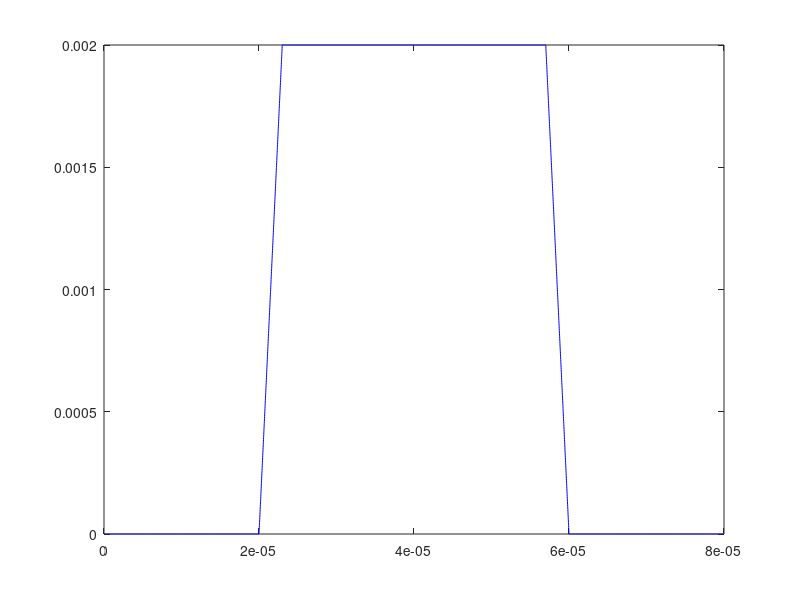
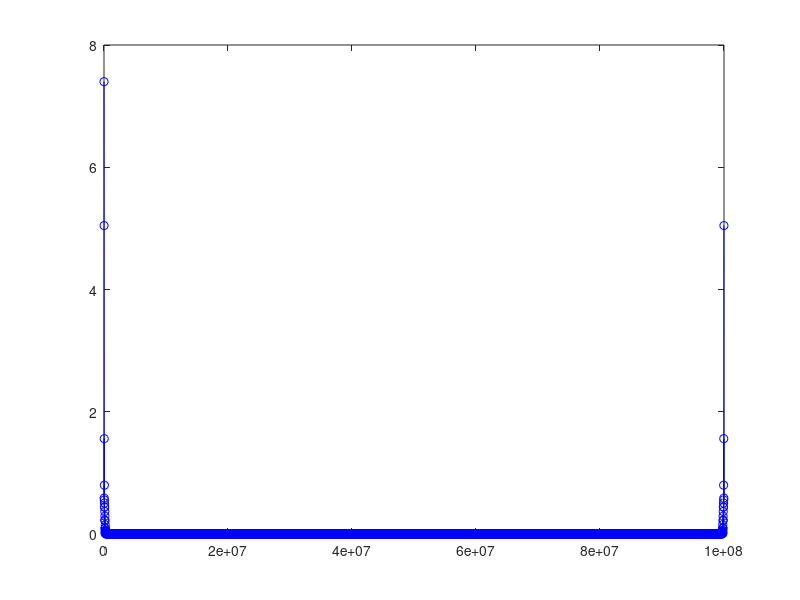

Source code (MATLAB) for these figures, in order: (Note: this script raises an error after producing the figures.)
% Dispersion Correction of linear elastic longitudinal pulses on a Kolsky
% bar apparatus
% Written by, Vignesh Kannan, Ramesh Lab, Latrobe 026
% plot syntax: plot(x,y,'--gs',...
%    'LineWidth',2,...
%    'MarkerSize',10,...
%    'MarkerEdgeColor','b',...
%    'MarkerFaceColor',[0.5,0.5,0.5])
function [Signal_corr,Time]=Disp_corr_trapz_latest()
clc;
close all;
%% input parameters
Fs=100e6;
Trec=80e-6;
D=7.155e-3;
co=5000;
z=622.5e-3;
%% Time vector
Np=Fs*Trec;
Np=int64(Np);
Time=zeros(Np,1);
Time(1,1)=0;
Ts=1/Fs;
for i=2:Np
    Time(i)=Time(i-1)+Ts;
end
%% Create and plot the artificial trapezoid
Signal=zeros(Np,1);
Signal(1,1)=0;
for i=2:Np
    if Time(i)<=20e-6
        Signal(i)=0;
    else if Time(i)<=23e-6
            Signal(i)=(0.002/3e-6)*(Time(i)-20e-6)+0;
        else if Time(i)<=57e-6
                Signal(i)=0.002;
            else if Time(i)<=60e-6
                    Signal(i)=(-0.002/3e-6)*(Time(i)-57e-6)+0.002;
                else
                    Signal(i)=0;
                end
            end
        end
    end
end
figure;
plot(Time,Signal,'-b');
%% Create Signal2
% A=[0;0;0.006;0.006];
% omega=[2*pi/200e-6;2*pi*10e6;2*pi*1e6];
% Signal(:,1)=A(1)*sin(omega(1)*Time(:,1))+A(2)*sin(omega(2)*Time(:,1))+A(3)*sin(omega(3)*Time(:,1))+A(4);
% figure;
% plot(Time,Signal,'-b');
%% Calculate the Fourier Transform
   %% Using matlab's fft function
   F1=fft(Signal);
   %Frequency vector
   freq=zeros(Np,1);
   for i=1:Np
       freq(i,1)=(i-1)*(Fs/Np);
   end
   figure;
   plot(freq(1:Np),abs(F1(1:Np)),'-ob');
      %% Reconstruct the signal
      Signal_reconst=ifft(F1(1:Np),'symmetric');
      figure;
      plot(Time(1:Np),Signal_reconst(1:Np),'-b','LineWidth',2);
      title('Reconstructed Signal from modified frequency spectrum','FontSize',18,'FontName','Arial Narrow');
      xlabel('Time (s)','FontSize',14,'FontName','Arial');
      ylabel('Signal (arb)','FontSize',14,'FontName','Arial');
      grid on;
%% Dispersion Relation for a cylindrical bar
   %% Use Pochammer-Chree solution
   omega=2*pi*freq;
%    [wn,c_p]=Solve_PochchammerChree_latest(omega);
   %% Use Bancroft's data to plot an empirical function of phase velocity as a function of frequency
   % Bancroft Data 
   d=zeros(27,1);
   d(1,1)=0;
   for i=2:21
       d(i,1)=d(i-1,1)+0.05;
   end
   d(22:27,1)=[1.2;1.4;1.6;1.8;2.0;10];
   Cno=[1;0.99944;0.99774;0.99482;0.99054;0.98466;0.97691;0.96688;0.95410;0.93810;0.91854;0.89549;0.86964;0.84222;0.81466;0.78818;0.76357;0.74125;0.72130;
       0.70365;0.68814;0.64321;0.61687;0.60111;0.59139;0.58524;0.57516];
   %% plot data
%    figure;
%    plot(d,Cno,'-ob','LineWidth',2);
%    hold on;
%    plot(D*wn/(2*pi),c_p/co);
%    title('C_n/C_o Vs d/\lambda','FontSize',18,'FontName','Arial Narrow');
%    xlabel('d/\lambda','FontSize',14,'FontName','Arial');
%    ylabel('C_n/C_o','FontSize',14,'FontName','Arial');
%    legend({'Bancroft(1941)','P-C solution'},'FontSize',18,'FontWeight','bold');
%    grid on;
   
   % Replot Bancroft's data as Cn/Co Vs d\nu/C_o
   dnu=d.*Cno;
      %% Curve fit (Empirical function) from Bancroft's data(1941):Cn/Co Vs d\nu/C_o
   % Form of equation given by Felice(1986)
   syms x y;
   y=0.575+0.4189/(63.04*x^4-62.43*x^3+27.76*x^2-7.731*x^1.5+1);
   %% plot bancroft's data and the curve fit
   figure;
   plot(dnu,Cno,'ob','LineWidth',2);
   hold on;
   ezplot(y,[0,6,0.5,1]);
   hold on;
   size(omega)
%    size(c_p)
%    plot(D*omega/(2*pi*co),c_p/co);
%    title('(\nu=0.3) : C_n/C_o Vs d\nu/C_o','FontSize',18,'FontName','Arial Narrow');
%    xlabel('d\nu/C_o','FontSize',18,'FontName','Arial');
%    ylabel('C_n/C_o','FontSize',18,'FontName','Arial');
%    legend({'Bancroft(1941)','Curve fit (Felice(1986)'},'FontSize',18,'FontWeight','bold');
%    grid on;
%% Dispersion Correction
% Calculate phase shift as a function of frequency and apply this to the
% inverse fft
   %% Calculate values of Cn for the data
   cn=zeros(Np,1);
   a=D*freq(1,1)/co;
   cn(1,1)=co*(0.575+0.4189/(63.04*a^4-62.43*a^3+27.76*a^2-7.731*a^1.5+1));
   for i=2:Np
       if i<=Np/2+1
           a=D*freq(i,1)/co;
       else
           a=D*freq(Np+2-i,1)/co;
       end
       cn(i,1)=co*(0.575+0.4189/(63.04*a^4-62.43*a^3+27.76*a^2-7.731*a^1.5+1)); 
   end
   figure;
   plot(freq,cn,'-b','LineWidth',2);
   title('Cn Vs freq','FontSize',18,'FontName','Arial Narrow');
   xlabel('\nu (s^{-1})','FontSize',18,'FontName','Arial');
   ylabel('Phase velocity: C_n (m/s)','FontSize',18,'FontName','Arial');
   grid on;
   %% Phase shift: an array of the same size as the fft array
   phi=zeros(Np,1);
   phi(1)=2*pi*freq(1)*z*(1/co-1/cn(1,1));
   for i=2:Np
       if i<=Np/2+1
           phi(i)=2*pi*freq(i)*z*(1/co-1/cn(i,1));
       else
           phi(i)=2*pi*freq(Np+2-i)*z*(1/co-1/cn(i,1));
       end
   end
   figure;
   plot(freq,phi,'-b','LineWidth',2);
   title('Cn Vs Phase shift','FontSize',18,'FontName','Arial Narrow');
   xlabel('\nu (s^{-1})','FontSize',18,'FontName','Arial');
   ylabel('Phase shift: \phi (rad)','FontSize',18,'FontName','Arial');
   grid on;
   %% Plot the phase shift and the phase velocities 
   figure;
   hold on;
   [X_1,Y1_1,Y2_1]=plotyy(freq,cn,freq,phi);
   title('C_n and \phi as function of \nu','FontSize',18,'FontName','Arial Narrow')
   xlabel('freq: \nu (s^{-1})','FontSize',14,'FontName','Arial');
   ylabel(X_1(1),'Phase Velocity (m/s) ','FontSize',14,'FontName','Arial');
   ylabel(X_1(2),'Phase shift (rad)','FontSize',14,'FontName','Arial');
   set(Y1_1,'linewidth',0.5,'color','blue','LineWidth',2);
   set(Y2_1,'linewidth',0.5,'color','red','LineWidth',2);
   grid on;
   hold off;
%% Dispersion Correction
   %% Correction is done for the fourier coefficients of the transform
   % Matlab's fft: X(k)=sum_j(x(j)exp(-i 2pi/N (j-1) (k-1)))
   % x=sum(X(k)exp(-i 2pi freq_n t))
   % adding a phase shift to the arguement of the above function,
   % x_new=sum(X_new(k) exp(-i 2pi freq_n t)); X_new(k)=X(cos(phi(k))+isin(phi(k)))
   F_new=zeros(Np,1);
   for i=1:Np
       F_new(i,1)=F1(i,1)*complex(cos(phi(i)),sin(phi(i)));
   end
   
   figure;
   plot(freq,abs(F1),'-ob','LineWidth',2);
   hold on;
   plot(freq,abs(F_new),'-or','LineWidth',2);
   title('Original and corrected fourier coefficients','FontSize',18,'FontName','Arial Narrow')
   xlabel('freq: \nu (s^{-1})','FontSize',14,'FontName','Arial');
   ylabel('Fourier Coefficients','FontSize',14,'FontName','Arial');
   hold off;
   %% Reconstruct the corrected signal
   Signal_corr=ifft(F_new(1:Np),'symmetric');
   figure;
   plot(Time(1:Np),Signal_reconst(1:Np),'-b','LineWidth',2);
   hold on;
   plot(Time(1:Np),Signal_corr(1:Np),'-r','LineWidth',2);
   hold off;
end
    
                        
    
